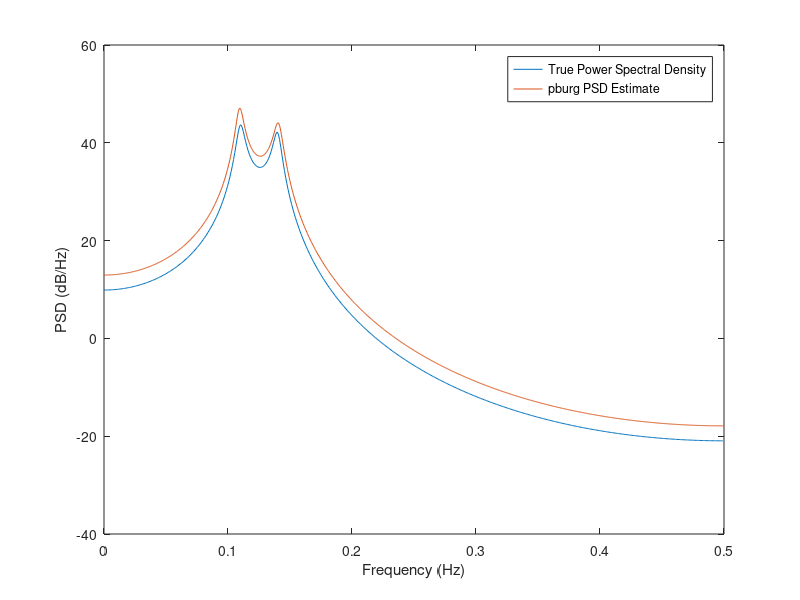

MATLAB code to generate this figure:
%-------------------------------------------------------------------------------
% Function
%-------------------------------------------------------------------------------
function L04_burg_power_estimation()

clc;

A = [1 -2.7607 3.8106 -2.6535 0.9238];
[H,F] = freqz(1, A, [], 1);
plot(F, 20 * log10(abs(H)))
xlabel('Frequency (Hz)')
ylabel('PSD (dB/Hz)')

x = randn(1000, 1);
y = filter(1, A, x);
[Pxx, F] = pburg(y, 4, 1024, 1);

hold on;
plot(F, 10*log10(Pxx))
legend('True Power Spectral Density','pburg PSD Estimate')

end % end

%-------------------------------------------------------------------------------
